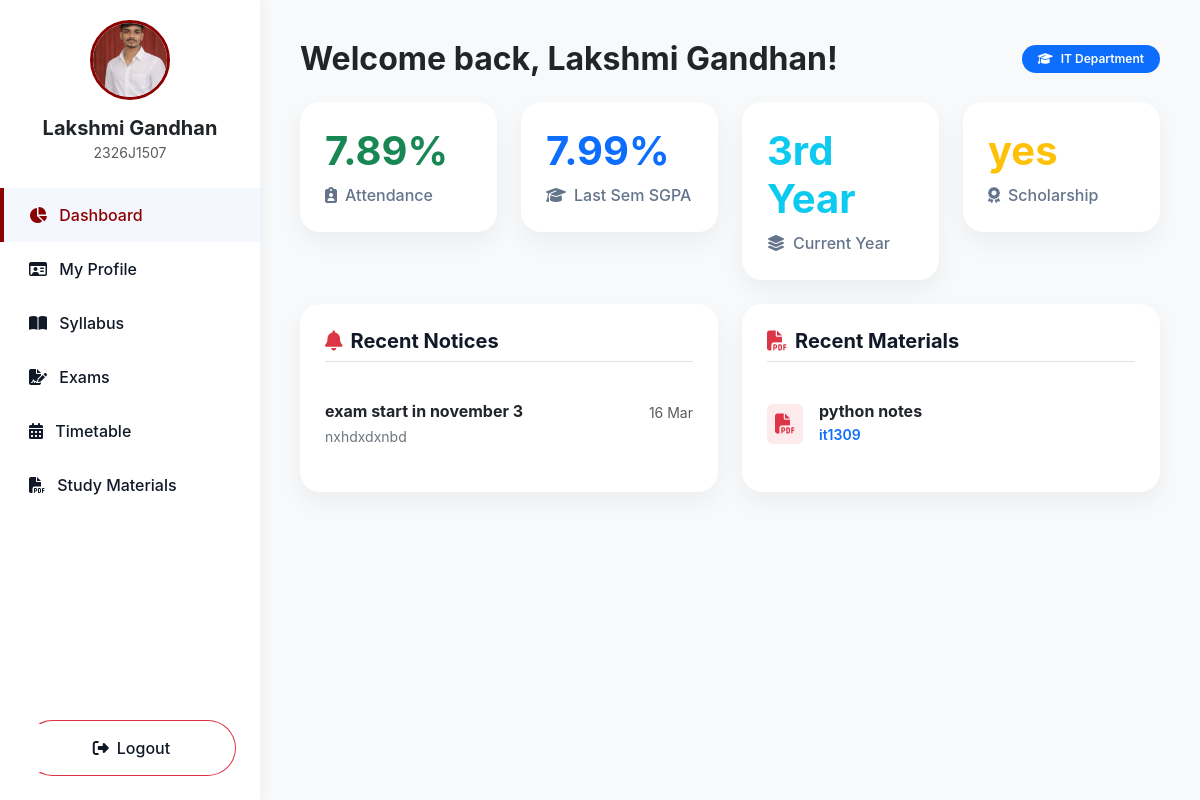
The page /student/dashboard (signed in) on the database its author committed.
### models.py (models this page shows, shortened)
class Student(SQLModel, table=True):
    id: Optional[int] = Field(default=None, primary_key=True)
    name: str = Field(index=True)
    roll_no: str = Field(unique=True, index=True)
    year: str
    umis_id: str = Field(unique=True, index=True)
    dob: str
    gender: str
    blood_group: str
    hostel_status: str
    community: str
    scholarship_status: str
    attendance_percentage: float = 0.0
    last_sem_percentage: float = 0.0
    photo: Optional[str] = None
    password_hash: str
    created_at: datetime = Field(default_factory=datetime.utcnow)
    encrypted_aadhaar: Optional[str] = None
    encrypted_student_phone: Optional[str] = None
    encrypted_parent_phone: Optional[str] = None
    encrypted_address: Optional[str] = None
    @property
    def aadhaar(self) -> str:
        return decrypt_data(self.encrypted_aadhaar)
    @property
    def student_phone(self) -> str:
        return decrypt_data(self.encrypted_student_phone)
    @property
    def parent_phone(self) -> str:
        return decrypt_data(self.encrypted_parent_phone)
    @property
    def address(self) -> str:
        return decrypt_data(self.encrypted_address)

class Notice(SQLModel, table=True):
    id: Optional[int] = Field(default=None, primary_key=True)
    title: str
    content: str
    posted_by: str = Field(default="Admin") # 'Admin' or Faculty ID/Name
    type: str = Field(default="General") # 'General', 'Academic', 'Exam'
    date_posted: datetime = Field(default_factory=datetime.utcnow)

class StudyMaterial(SQLModel, table=True):
    id: Optional[int] = Field(default=None, primary_key=True)
    title: str
    course_code: str
    description: Optional[str] = None
    file_path: str
    uploaded_by: Optional[int] = Field(default=None, foreign_key="faculty.id")
    uploaded_at: datetime = Field(default_factory=datetime.utcnow)

### routers/student_dashboard.py (the view)
@router.get("/dashboard")
def student_dashboard_page(request: Request, db: Session = Depends(get_session)):
    student = get_current_student(request, db)
    if not student:
        from fastapi.responses import RedirectResponse
        return RedirectResponse("/student-auth/login")
    notices = db.exec(select(Notice).order_by(Notice.date_posted.desc()).limit(5)).all()
    materials = db.exec(select(StudyMaterial).order_by(StudyMaterial.uploaded_at.desc()).limit(5)).all()
    return templates.TemplateResponse("student/dashboard.html", {
        "request": request,
        "student": student,
        "notices": notices,
        "materials": materials
    })

### templates/student/dashboard.html
{% extends "student/student_base.html" %}
{% block header %}Welcome back, {{ student.name }}!{% endblock %}
{% block content %}
<div class="row g-4 mb-4">
    <div class="col-md-6 col-lg-3">
        <div class="glass-card stat-card">
            <h3 class="stat-value text-success">{{ student.attendance_percentage }}%</h3>
            <p class="stat-label mb-0"><i class="fa-solid fa-clipboard-user me-2"></i>Attendance</p>
        </div>
    </div>
    <div class="col-md-6 col-lg-3">
        <div class="glass-card stat-card">
            <h3 class="stat-value text-primary">{{ student.last_sem_percentage }}%</h3>
            <p class="stat-label mb-0"><i class="fa-solid fa-graduation-cap me-2"></i>Last Sem SGPA</p>
        </div>
    </div>
    <div class="col-md-6 col-lg-3">
        <div class="glass-card stat-card">
            <h3 class="stat-value text-info">{{ student.year }}</h3>
            <p class="stat-label mb-0"><i class="fa-solid fa-layer-group me-2"></i>Current Year</p>
        </div>
    </div>
    <div class="col-md-6 col-lg-3">
        <div class="glass-card stat-card">
            <h3 class="stat-value text-warning text-truncate" style="max-width: 100%;">{{ student.scholarship_status }}</h3>
            <p class="stat-label mb-0"><i class="fa-solid fa-award me-2"></i>Scholarship</p>
        </div>
    </div>
</div>
<div class="row g-4">
    <div class="col-lg-6">
        <div class="glass-card p-4 h-100">
            <h5 class="fw-bold mb-4 border-bottom pb-2"><i class="fa-solid fa-bell text-danger me-2"></i>Recent Notices</h5>
            <div class="list-group list-group-flush">
                {% for notice in notices %}
                <div class="list-group-item px-0 border-light py-3">
                    <div class="d-flex w-100 justify-content-between">
                        <h6 class="mb-1 fw-bold text-dark">{{ notice.title }}</h6>
                        <small class="text-muted">{{ notice.date_posted.strftime('%d %b') }}</small>
                    </div>
                    <p class="mb-1 text-secondary small text-truncate" style="max-width: 90%;">{{ notice.content }}</p>
                </div>
                {% else %}
                <p class="text-muted text-center py-3">No recent notices available.</p>
                {% endfor %}
            </div>
        </div>
    </div>
    <div class="col-lg-6">
        <div class="glass-card p-4 h-100">
            <h5 class="fw-bold mb-4 border-bottom pb-2"><i class="fa-solid fa-file-pdf text-danger me-2"></i>Recent Materials</h5>
            <div class="list-group list-group-flush">
                {% for m in materials %}
                <a href="/{{ m.file_path }}" target="_blank" class="list-group-item list-group-item-action px-0 border-light py-3 d-flex align-items-center">
                    <div class="bg-danger bg-opacity-10 text-danger rounded p-2 me-3">
                        <i class="fa-solid fa-file-pdf text-danger fa-lg"></i>
                    </div>
                    <div>
                        <h6 class="mb-0 fw-bold text-dark">{{ m.title }}</h6>
                        <small class="text-primary fw-semibold">{{ m.course_code }}</small>
                    </div>
                </a>
                {% else %}
                <p class="text-muted text-center py-3">No study materials uploaded recently.</p>
                {% endfor %}
            </div>
        </div>
    </div>
</div>
{% endblock %}

### templates/student/student_base.html (shortened to what this page needs)
<!DOCTYPE html>
<html lang="en">
<head>
    <link href="https://cdn.jsdelivr.net/npm/bootstrap@5.3.0/dist/css/bootstrap.min.css" rel="stylesheet">
    <link rel="stylesheet" href="/static/css/style.css">
    <link rel="stylesheet" href="https://cdnjs.cloudflare.com/ajax/libs/font-awesome/6.4.0/css/all.min.css">
</head>
<body>
    <div class="wrapper">
        <nav class="sidebar">
            <div class="px-4 mb-4 text-center">
                {% if student.photo %}
                <img src="/{{ student.photo }}" class="rounded-circle mb-3" style="width: 80px; height: 80px; object-fit: cover; border: 3px solid var(--primary-blue);" alt="Profile">
                {% else %}
                <div class="rounded-circle bg-light d-flex align-items-center justify-content-center mx-auto mb-3" style="width: 80px; height: 80px; border: 3px solid var(--primary-blue);">
                    <i class="fa-solid fa-user fa-2x text-muted"></i>
                </div>
                {% endif %}
                <h5 class="fw-bold text-dark mb-0">{{ student.name }}</h5>
                <small class="text-muted">{{ student.roll_no }}</small>
            </div>
            <a href="/student/dashboard" class="{{ 'active' if request.url.path == '/student/dashboard' else '' }}">
                <i class="fa-solid fa-chart-pie me-2"></i> Dashboard
            </a>
            <a href="/student/profile" class="{{ 'active' if request.url.path == '/student/profile' else '' }}">
                <i class="fa-regular fa-id-card me-2"></i> My Profile
            </a>
            <a href="/student/syllabus" class="{{ 'active' if request.url.path == '/student/syllabus' else '' }}">
                <i class="fa-solid fa-book-open me-2"></i> Syllabus
            </a>
            <a href="/student/exams" class="{{ 'active' if request.url.path == '/student/exams' else '' }}">
                <i class="fa-solid fa-file-signature me-2"></i> Exams
            </a>
            <a href="/student/timetable" class="{{ 'active' if request.url.path == '/student/timetable' else '' }}">
                <i class="fa-solid fa-calendar-days me-2"></i> Timetable
            </a>
            <a href="/student/materials" class="{{ 'active' if request.url.path == '/student/materials' else '' }}">
                <i class="fa-solid fa-file-pdf me-2"></i> Study Materials
            </a>
            <div class="mt-auto p-4">
                <a href="/student-auth/logout" class="btn btn-outline-danger w-100 rounded-pill">
                    <i class="fa-solid fa-right-from-bracket me-2"></i>Logout
                </a>
            </div>
        </nav>
        <main class="main-content bg-light">
            <div class="d-flex justify-content-between align-items-center mb-4">
                <h2 class="fw-bold text-dark mb-0">{% block header %}Welcome back!{% endblock %}</h2>
                <div class="d-flex align-items-center">
                    <span class="badge bg-primary rounded-pill px-3 py-2 fw-semibold"><i class="fa-solid fa-graduation-cap me-2"></i>IT Department</span>
                </div>
            </div>
            {% block content %}{% endblock %}
        </main>
    </div>
</body>
</html>

### static/css/style.css (style rules this page uses)
:root { --bg-color: #F5F7FA; --primary-blue: #8B0000; --dark-header: #0F172A; --grad-start: #8B0000; --grad-end: #A61B1B; --text-main: #111827; --card-bg: #FFFFFF; --shadow-soft: 0 10px 25px rgba(0, 0, 0, 0.05); --shadow-hover: 0 20px 40px rgba(0, 0, 0, 0.1); --radius-card: 20px; --radius-btn: 12px; }
body { font-family: -apple-system, BlinkMacSystemFont, "Segoe UI", Roboto, Helvetica, Arial, sans-serif, "Apple Color Emoji", "Segoe UI Emoji", "Segoe UI Symbol"; background-color: var(--bg-color); color: var(--text-main); -webkit-font-smoothing: antialiased; min-height: 100vh; margin: 0; padding: 0; }
.glass-card { background: var(--card-bg); border-radius: var(--radius-card); box-shadow: var(--shadow-soft); border: 1px solid rgba(255, 255, 255, 0.5); transition: transform 0.3s cubic-bezier(0.4, 0, 0.2, 1), box-shadow 0.3s ease; overflow: hidden; }
.wrapper { display: flex; min-height: 100vh; }
.sidebar { width: 260px; background: var(--card-bg); box-shadow: 2px 0 15px rgba(0,0,0,0.05); display: flex; flex-direction: column; padding-top: 20px; position: sticky; top: 0; height: 100vh; }
.sidebar a { padding: 15px 25px; color: var(--text-main); text-decoration: none; font-weight: 500; transition: background 0.2s; border-left: 4px solid transparent; }
.sidebar a:hover, .sidebar a.active { background: rgba(37, 99, 235, 0.05); border-left-color: var(--primary-blue); color: var(--primary-blue); }
.main-content { flex-grow: 1; padding: 40px; }
.stat-card { padding: 24px; }
.stat-value { font-size: 2.5rem; font-weight: 700; color: var(--primary-blue); margin-bottom: 8px; }
.stat-label { font-size: 1rem; color: #64748b; font-weight: 500; }

### rows shown on the page
Student: photo (picture), name "Lakshmi Gandhan", roll_no "2326J1507", attendance_percentage "7.89", last_sem_percentage "7.99", year "3rd Year", scholarship_status "yes"
Notice: title "exam start in november 3", date_posted "16 Mar", content "nxhdxdxnbd"
StudyMaterial: title "python notes", course_code "it1309"
